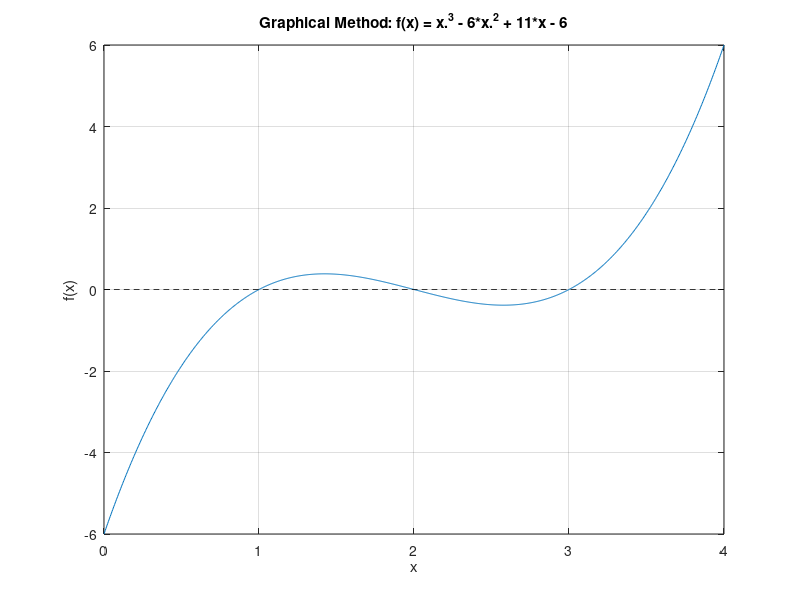

Write the MATLAB code that produced this figure.
% Define the function
f = @(x) x.^3 - 6*x.^2 + 11*x - 6;

% Define the interval
x = linspace(0, 4, 1000);

% Plot the function
figure;
plot(x, f(x));
grid on;
xlabel('x');
ylabel('f(x)');
title('Graphical Method: f(x) = x.^3 - 6*x.^2 + 11*x - 6');

% Highlight the x-axis
hold on;
plot(x, zeros(size(x)), 'k--');
hold off;